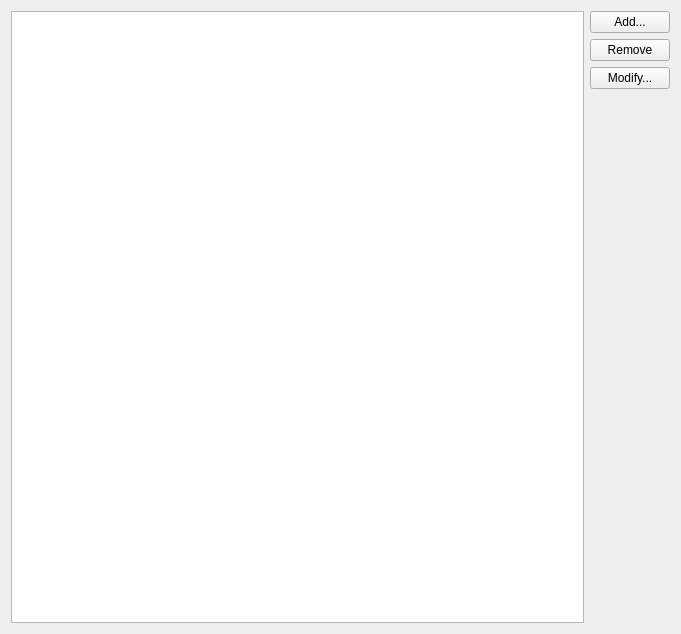
<?xml version="1.0" encoding="UTF-8"?>
<ui version="4.0">
 <class>archiveMailWidget</class>
 <widget class="QWidget" name="archiveMailWidget">
  <property name="geometry">
   <rect>
    <x>0</x>
    <y>0</y>
    <width>681</width>
    <height>634</height>
   </rect>
  </property>
  <layout class="QGridLayout" name="gridLayout">
   <item row="0" column="0">
    <widget class="QListWidget" name="listWidget"/>
   </item>
   <item row="0" column="1">
    <layout class="QVBoxLayout" name="verticalLayout">
     <item>
      <widget class="QPushButton" name="addItem">
       <property name="text">
        <string>Add...</string>
       </property>
      </widget>
     </item>
     <item>
      <widget class="QPushButton" name="removeItem">
       <property name="text">
        <string>Remove</string>
       </property>
      </widget>
     </item>
     <item>
      <widget class="QPushButton" name="modifyItem">
       <property name="text">
        <string>Modify...</string>
       </property>
      </widget>
     </item>
     <item>
      <spacer name="verticalSpacer">
       <property name="orientation">
        <enum>Qt::Vertical</enum>
       </property>
       <property name="sizeHint" stdset="0">
        <size>
         <width>20</width>
         <height>40</height>
        </size>
       </property>
      </spacer>
     </item>
    </layout>
   </item>
  </layout>
 </widget>
 <resources/>
 <connections/>
</ui>
